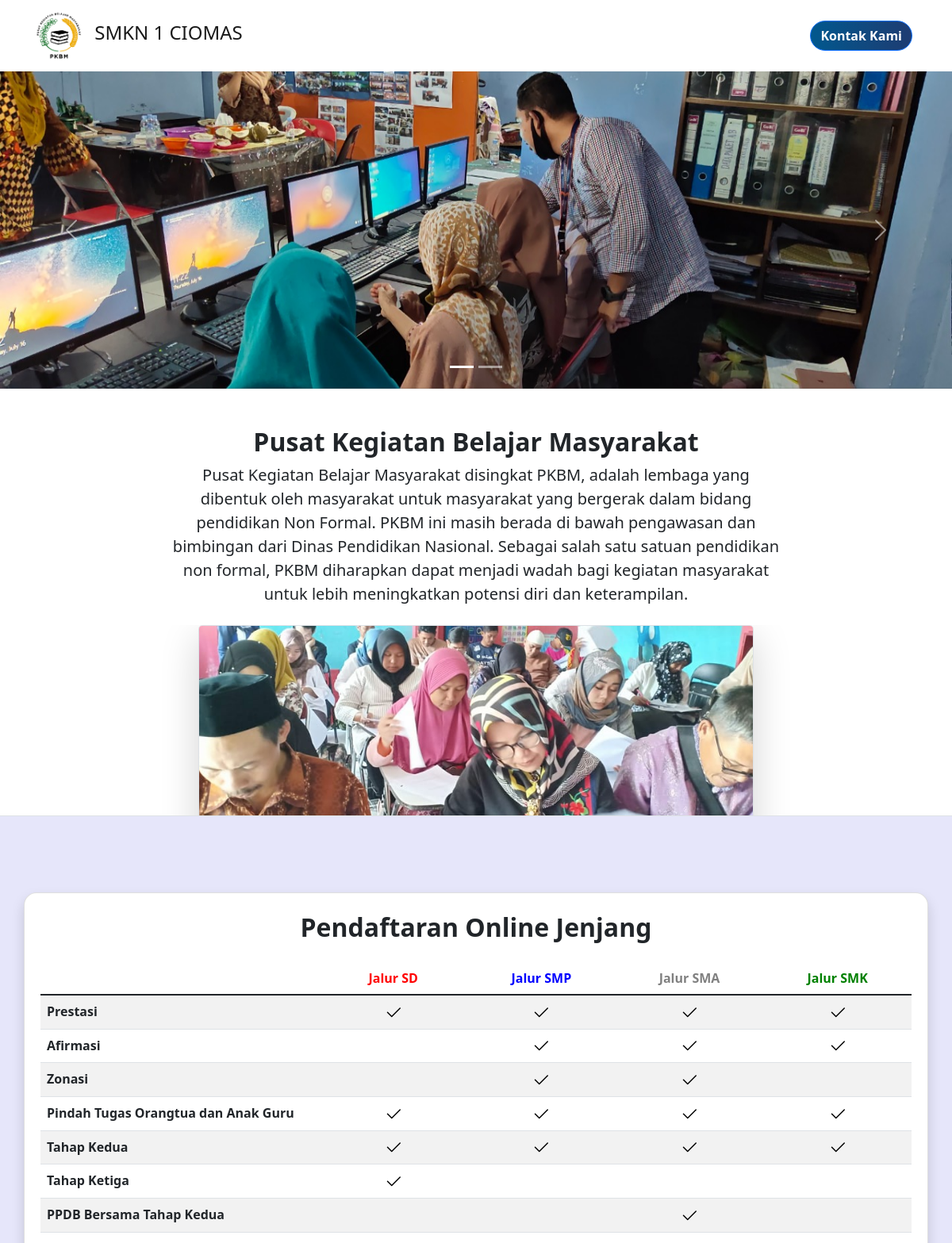
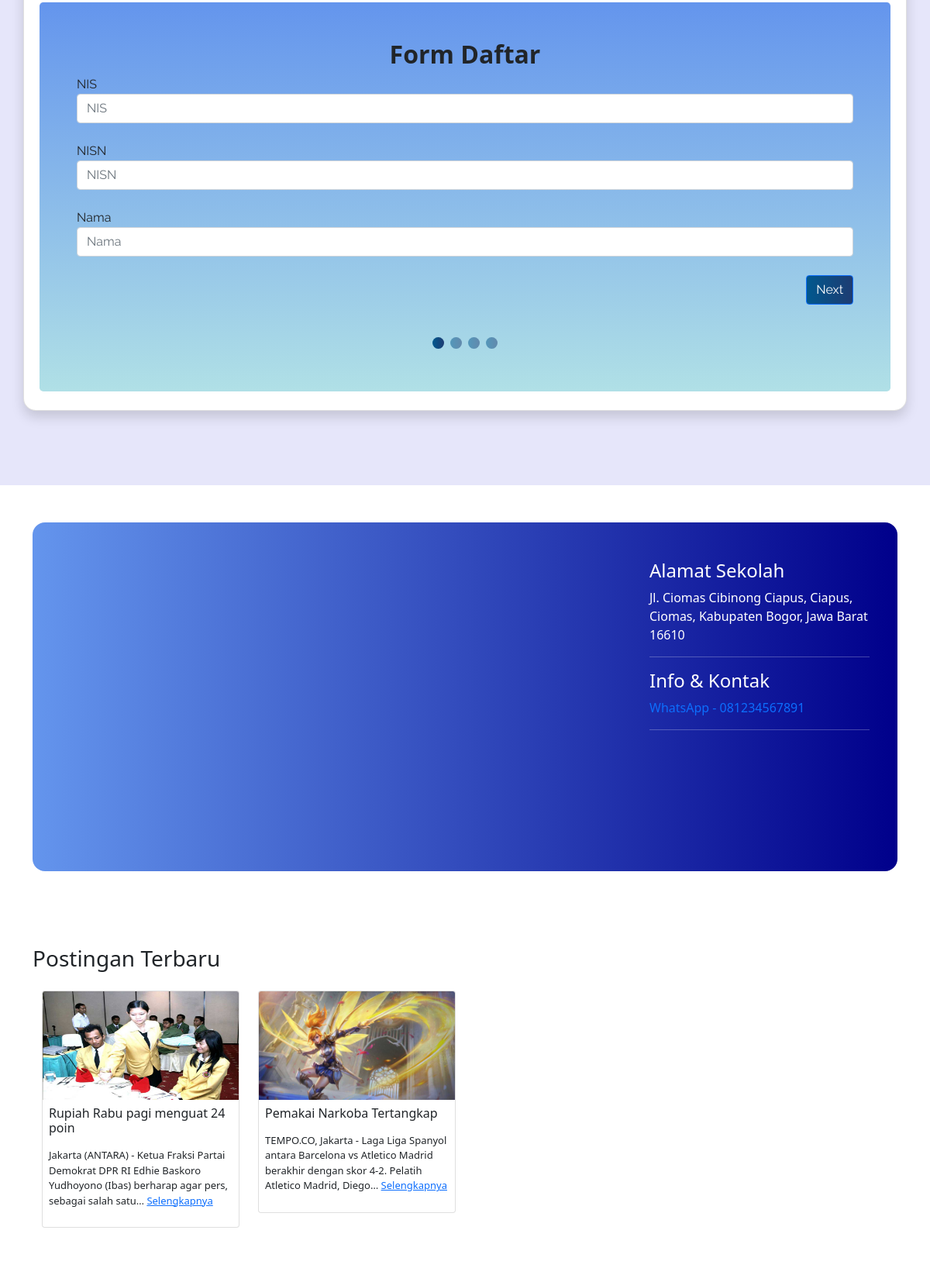
The page / (upper part) on the database its author committed (2 pictures, top to bottom).
### tables this page shows
CREATE TABLE `config_page`  (
  `id_config` int NOT NULL AUTO_INCREMENT,
  `title` varchar(255) NULL DEFAULT NULL,
  `logo` varchar(255) NULL DEFAULT NULL,
  `icon` varchar(255) NULL DEFAULT NULL,
  `embed_lokasi` text NULL,
  `meta_keyword` varchar(255) NULL DEFAULT NULL,
  `meta_description` varchar(255) NULL DEFAULT NULL,
  `text_nav` varchar(255) NULL DEFAULT NULL,
  PRIMARY KEY (`id_config`) USING BTREE
);

CREATE TABLE `slider`  (
  `id_slider` int NOT NULL AUTO_INCREMENT,
  `img_name` varchar(255) NULL DEFAULT NULL,
  `alt_img` varchar(255) NULL DEFAULT NULL,
  PRIMARY KEY (`id_slider`) USING BTREE
);

CREATE TABLE `kontak`  (
  `id_kontak` int NOT NULL AUTO_INCREMENT,
  `tipe` varchar(255) NULL DEFAULT NULL,
  `kontak` varchar(255) NULL DEFAULT NULL,
  PRIMARY KEY (`id_kontak`) USING BTREE
);

CREATE TABLE `posts`  (
  `id_posts` int NOT NULL AUTO_INCREMENT,
  `title` varchar(255) NULL DEFAULT NULL,
  `description` text NULL,
  `alt_img` varchar(255) NULL DEFAULT NULL,
  `image` varchar(255) NULL DEFAULT NULL,
  `createdAt` datetime NULL DEFAULT NULL,
  `updatedAt` datetime NULL DEFAULT NULL,
  `visited` int NULL DEFAULT NULL,
  `meta_keyword` varchar(255) NULL DEFAULT NULL,
  `meta_description` text NULL,
  `id_kategori` int NULL DEFAULT NULL,
  PRIMARY KEY (`id_posts`) USING BTREE
);

### application/controllers/Home.php (called while the page is built, shortened)
<?php
class Home extends CI_Controller {
	public function __construct(){
		$this->load->model('Posts_model','pst');
		$this->load->model('Pendaftar_model','pd');
		$this->load->model('Kontak_model','km');
		$this->load->model('Slider_model','sm');
		$this->load->model('Jalur_model','jm');
	}
	public function index(){
		$home['posts'] = $this->pst->getPosts();
		$home['kontak'] = $this->km->getKontak();
		$home['slider'] = $this->sm->getSlider();
		$home['sd'] = $this->jm->getJalur(false,'sd');
        $home['warnasd'] = $this->jm->getJalur(false,'sd',true);
        $home['smp'] = $this->jm->getJalur(false,'smp');
        $home['warnasmp'] = $this->jm->getJalur(false,'smp',true);
        $home['smk'] = $this->jm->getJalur(false,'smk');
        $home['warnasmk'] = $this->jm->getJalur(false,'smk',true);
        $home['sma'] = $this->jm->getJalur(false,'sma');
        $home['warnasma'] = $this->jm->getJalur(false,'sma',true);
		$head['title'] = $this->db->get('config_page')->row()->title;
		$head['logo'] = $this->db->get('config_page')->row()->logo;
		$head['icon'] = $this->db->get('config_page')->row()->icon;
		$head['embed_lokasi'] = $this->db->get('config_page')->row()->embed_lokasi;
		$head['keywords'] = $this->db->get('config_page')->row()->meta_keyword;
		$head['text_nav'] = $this->db->get('config_page')->row()->text_nav;
		$head['description'] = $this->db->get('config_page')->row()->meta_description;
		$foot['logo'] = $this->db->get('config_page')->row()->logo;
		$foot['kategori'] = $this->db->get('kategori');
		$foot['posts'] = $this->pst->getPosts(false,true);
		$this->load->view('front/head',$head);
		$this->load->view('front/nav');
		$this->load->view('front/homepage',$home);
		$this->load->view('front/foot',$foot);
	}
}

### index.php (called while the page is built, shortened)
<?php
require_once BASEPATH.'core/CodeIgniter.php';

### application/models/Slider_model.php (called while the page is built, shortened)
<?php
class Slider_model extends CI_Model{
    public function getSlider($id = false){
        $this->db->order_by('id_slider','DESC');
        return $this->db->get('slider');
    }
}

### application/models/Kontak_model.php (called while the page is built, shortened)
<?php
class Kontak_model extends CI_Model{
    public function getKontak($id = false){
        $this->db->order_by('id_kontak','DESC');
        return $this->db->get('kontak');
    }
}

### application/models/Posts_model.php (called while the page is built, shortened)
<?php
class Posts_model extends CI_Model{
    public function getPosts($id = false,$foot = false){
        if($foot){
            $this->db->limit(3);
        }
        $this->db->join('kategori','posts.id_kategori = kategori.id_kategori','LEFT');
        $this->db->order_by('id_posts','DESC');
        return $this->db->get('posts');
    }
}

### application/views/front/homepage.php (the view, shortened to what this page needs)
<body>
    <div id="carouselExampleIndicators" class="carousel slide" data-bs-ride="carousel">
    <div class="carousel-indicators">
    <button type="button" data-bs-target="#carouselExampleIndicators" data-bs-slide-to="0" class="active" aria-current="true" aria-label="Slide 1"></button>
    <button type="button" data-bs-target="#carouselExampleIndicators" data-bs-slide-to="1" aria-label="Slide 2"></button>
  </div>
    <div class="carousel-inner">
                  <?php $no =  1; foreach($slider->result() as $s): ?>
                  <div class="carousel-item <?php echo ($no == 1) ? 'active' : '' ?>">
                    <img style="object-fit: cover;" src="<?php echo base_url().'assets/dist/img/banner-1.jpg'?>" class="d-block w-100" alt="<?php echo $s->alt_img ?>">
                  </div>
                  <?php $no++; endforeach; ?>
                </div>
            <button class="carousel-control-prev" type="button" data-bs-target="#carouselExampleIndicators" data-bs-slide="prev">
              <span class="carousel-control-prev-icon" aria-hidden="true"></span>
            </button>
            <button class="carousel-control-next" type="button" data-bs-target="#carouselExampleIndicators" data-bs-slide="next">
              <span class="carousel-control-next-icon" aria-hidden="true"></span>
            </button>
          </div>
          <div class="px-4 pt-5 text-center border-bottom">
    <h2 class="display-8 fw-bold">Pusat Kegiatan Belajar Masyarakat</h2>
    <div class="col-lg-8 mx-auto">
      <p class="lead mb-4">Pusat Kegiatan Belajar Masyarakat disingkat PKBM, adalah lembaga yang dibentuk oleh masyarakat untuk masyarakat yang bergerak dalam bidang pendidikan Non Formal. PKBM ini masih berada di bawah pengawasan dan bimbingan dari Dinas Pendidikan Nasional. Sebagai salah satu satuan pendidikan non formal, PKBM diharapkan dapat menjadi wadah bagi kegiatan masyarakat untuk lebih meningkatkan potensi diri dan keterampilan.</p>
    </div>
    <div class="overflow-hidden" style="max-height: 30vh;">
      <div class="container px-5">
        <img src="<?php echo base_url().'assets/dist/img/bg-pkbm-01.png'?>" class="img-fluid border rounded-3 shadow-lg mb-4" alt="Example image" width="700" height="500" loading="lazy">
      </div>
    </div>
  </div>
  <section class="py-5" style="background-color: Lavender;">
    <div class="container">
      <div class="row py-5">
        <div class="col-md-12 card shadow" style="border-radius: 16px; overflow: hidden;">
          <div class="card-body">
          <h2 class="card-title py-3 display-8 fw-bold text-center">Pendaftaran Online Jenjang</h2>
            <div class="table-responsive">
              <table class="table text-center table-striped">
                <thead>
                  <tr>
                    <th style="width: 32%;"></th>
                    <th style="width: 17%; color: red;">Jalur SD</th>
                    <th style="width: 17%; color: blue;">Jalur SMP</th>
                    <th style="width: 17%; color: grey;">Jalur SMA</th>
                    <th style="width: 17%; color: green;">Jalur SMK</th>
                  </tr>
                </thead>
                <tbody>
                  <tr>
                    <th scope="row" class="text-start">Prestasi</th>
                    <td><svg class="bi" width="24" height="24"><use xlink:href="#check"/></svg></td>
                    <td><svg class="bi" width="24" height="24"><use xlink:href="#check"/></svg></td>
                    <td><svg class="bi" width="24" height="24"><use xlink:href="#check"/></svg></td>
                    <td><svg class="bi" width="24" height="24"><use xlink:href="#check"/></svg></td>
                  </tr>
                  <tr>
                    <th scope="row" class="text-start">Afirmasi</th>
                    <td></td>
                    <td><svg class="bi" width="24" height="24"><use xlink:href="#check"/></svg></td>
                    <td><svg class="bi" width="24" height="24"><use xlink:href="#check"/></svg></td>
                    <td><svg class="bi" width="24" height="24"><use xlink:href="#check"/></svg></td>
                  </tr>
                  <tr>
                    <th scope="row" class="text-start">Zonasi</th>
                    <td></td>
                    <td><svg class="bi" width="24" height="24"><use xlink:href="#check"/></svg></td>
                    <td><svg class="bi" width="24" height="24"><use xlink:href="#check"/></svg></td>
                    <td></td>
                  </tr>
                  <tr>
                    <th scope="row" class="text-start">Pindah Tugas Orangtua dan Anak Guru</th>
                    <td><svg class="bi" width="24" height="24"><use xlink:href="#check"/></svg></td>
                    <td><svg class="bi" width="24" height="24"><use xlink:href="#check"/></svg></td>
                    <td><svg class="bi" width="24" height="24"><use xlink:href="#check"/></svg></td>
                    <td><svg class="bi" width="24" height="24"><use xlink:href="#check"/></svg></td>
                  </tr>
                  <tr>
                    <th scope="row" class="text-start">Tahap Kedua</th>
                    <td><svg class="bi" width="24" height="24"><use xlink:href="#check"/></svg></td>
                    <td><svg class="bi" width="24" height="24"><use xlink:href="#check"/></svg></td>
                    <td><svg class="bi" width="24" height="24"><use xlink:href="#check"/></svg></td>
                    <td><svg class="bi" width="24" height="24"><use xlink:href="#check"/></svg></td>
                  </tr>
                  <tr>
                    <th scope="row" class="text-start">Tahap Ketiga</th>
                    <td><svg class="bi" width="24" height="24"><use xlink:href="#check"/></svg></td>
                    <td></td>
                    <td></td>
                    <td></td>
                  </tr>
                  <tr>
                    <th scope="row" class="text-start">PPDB Bersama Tahap Kedua</th>
                    <td></td>
                    <td></td>
                    <td><svg class="bi" width="24" height="24"><use xlink:href="#check"/></svg></td>
                    <td></td>
                  </tr>
                </tbody>
              </table>
            </div>
            <div id="grad2" class="mb-3 pt-5 rounded-3">
            <h2 class="display-8 fw-bold text-center">Form Daftar</h2>
            <form id="regForm" action="<?php echo base_url() ?>home/savepd" method="post">
                  <div class="tab">
                      <div class="form-group">
                        <label for="nis">NIS</label>
                        <input type="number" placeholder="NIS" class="form-control" name="nis">
                      </div>
                      <br>
                      <div class="form-group">
                        <label for="nisn">NISN</label>
                          <input type="number" placeholder="NISN" class="form-control" name="nisn">
                      </div>
                      <br>
                      <div class="form-group">
                        <label for="nama">Nama</label>
                          <input type="text" placeholder="Nama" class="form-control" name="nama">
                      </div>
                  </div>
                  <br>
                  <div style="overflow:auto;">
                      <div style="float:right;">
                          <button type="button" id="nextBtn" class="btn btn-primary " onclick="nextPrev(1)">Next</button>
                      </div>
                  </div>
                  <div style="text-align:center;margin-top:40px;">
                      <span class="step"></span>
                      <span class="step"></span>
                      <span class="step"></span>
                      <span class="step"></span>
                  </div>
              </form>
            </div>
          </div>
        </div>
      </div>
    </div>
  </section>
  <section>
    <div class="container py-5">
      <div id="grad" style="border-radius: 16px; overflow: hidden;">
      <div class="row">
            <div class="col-md-8 d-flex justify-content-center h-100" style="padding: 0 0 0 10px;border-radius: 16px; overflow: hidden;">
              <?php echo $embed_lokasi ?>
            </div>
            <div class="col-md-4 p-5 text-white">
              <h4>Alamat Sekolah</h4>
              <span>
              Jl. Ciomas Cibinong Ciapus, Ciapus, Ciomas, Kabupaten Bogor, Jawa Barat 16610
              </span>
              <hr>
              <h4>Info & Kontak</h4>
              <span>
                  <?php foreach($kontak->result() as $r): ?>
                    <a href="#" style="text-decoration:none;"><?= $r->tipe.' - '.$r->kontak ?></a>
                  <?php endforeach; ?>
              </span>
              <hr>
            </div>
          </div>
      </div>
    </div>
  </section>
      <div class="bg-light py-5 mb-5">
        <div class="container">
          <div class="row">
            <h3>Postingan Terbaru</h3>
          </div>
        <div class="row mx-0 mt-3">
            <?php foreach($posts->result() as $p): ?>
            <div class="col-md-3 col-sm-12">
                <div class="card">
                  <img src="<?php echo base_url().'uploads/'.$p->image ?>" class="card-img-top" alt="<?php echo $p->alt_img ?>" width="100%" height="140">
                  <div class="card-body">
                    <h5 class="card-title"><?php echo $p->title ?></h5>
                    <p>
                      <?php echo word_limiter($p->description,19); ?>
                      <a href="<?php echo base_url().'home/detail_post/'.$p->id_posts.'/'.str_replace(' ','-',strtolower($p->title)) ?>">Selengkapnya</a>
                   </p>
                  </div>
              </div>
            </div>
            <?php endforeach; ?>
        </div>
      </div>
    </div>

### application/views/front/nav.php (shortened to what this page needs)
<nav class="navbar navbar-light bg-light">
  <div class="container">
    <a class="navbar-brand" href="<?php echo base_url() ?>">
      <img src="<?php echo base_url().'assets/dist/img/logo-pkbm.png'?>" alt="" height="64" class="d-inline-block align-text-center">
      <span class="mx-2 fs-4"><?php echo $text_nav ?></span>
    </a>
        <ul class="navbar-nav">
          <li class="nav-item">
            <a class="btn btn-primary me-2 rounded-pill fw-bold" aria-current="page" href="<?php echo base_url() ?>home/contact_us">Kontak Kami</a>
          </li>
        </ul>
      </div>
</nav>

### application/views/front/head.php (style rules this page uses)
* { box-sizing: border-box; }
body { background-color: #FFFFFF; }
.bg-light { --bs-bg-opacity: 1;background-color: #fff !important; }
.carousel.slide img { max-height: 400px; }
.carousel.slide { background-color: #505050; }
#regForm { margin: 0px auto;font-family: Raleway;padding: 0 48px 48px 48px;min-width: 300px; }
input { padding: 10px;width: 100%;font-size: 17px;font-family: Raleway;border: 1px solid #aaaaaa; }
.tab { display: none; }
.step { height: 15px;width: 15px;margin: 0 2px;background: linear-gradient(to right,#01588e,#1e3c72);border: none; border-radius: 50%;display: inline-block;opacity: 0.5; }
.step.active { opacity: 1; }
.btn-primary { background:linear-gradient(to right,#01588e,#1e3c72); }
h5.card-title { font-size: 1rem; }
.card-body { padding: .5rem .5rem }
.card-body p { font-size: 13px }
#grad { background-image: linear-gradient(to right , CornflowerBlue, darkBlue); }
#grad2 { background-image: linear-gradient(180deg , CornflowerBlue, PowderBlue); }

### rows shown on the page
config_page: text_nav "SMKN 1 CIOMAS"
kontak: tipe "WhatsApp", kontak "081234567891"
posts: image (picture), title "Rupiah Rabu pagi menguat 24 poin", description "Jakarta (ANTARA) - Ketua Fraksi Partai Demokrat DPR RI Edhie Baskoro Yudhoyono (Ibas) berharap agar pers, sebagai salah satu…"
posts: image (picture), title "Pemakai Narkoba Tertangkap", description "TEMPO.CO, Jakarta - Laga Liga Spanyol antara Barcelona vs Atletico Madrid berakhir dengan skor 4-2. Pelatih Atletico Madrid, Diego…"
